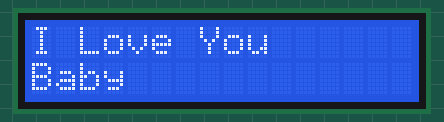
Bench run of a sketch on a simulated Arduino Uno, built with avr-gcc and run on an emulated ATmega328P. On the bench: 16×2 character LCD.

Above: at 0.1 s.
At 6.1 s:
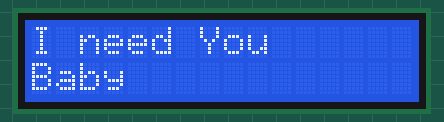
At 9.1 s:
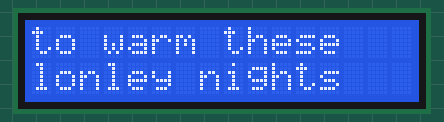
At 23.1 s:
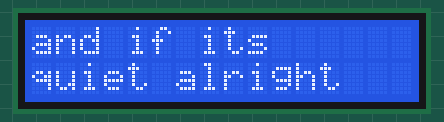
At 35.2 s:
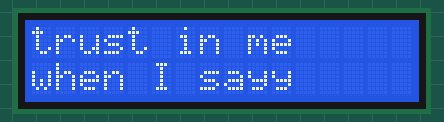

Measured:
- what the display in image 1 shows lasts 3.0 s, from 6.1 s to 9.1 s

The sketch:

LCD_Display.ino
```cpp
#include <LiquidCrystal.h>

int rs = 7;
int en = 8;
int d4 = 9;
int d5 = 10;
int d6 = 11;
int d7 = 12;


LiquidCrystal led(rs,en,d4,d5,d6,d7);

void setup() {
  // put your setup code here, to run once:
led.begin(16,2);

}

void loop() {
  // put your main code here, to run repeatedly:
led.setCursor(0,0);
led.print ("I Love You");
led.setCursor(0,1);
led.print ("Baby");
delay(3000);
led.clear();
led.setCursor(0,0);
led.print ("and if its");
led.setCursor(0,1);
led.print ("quiet alright");
delay(3000);
led.clear();
led.setCursor(0,0);
led.print ("I need You");
led.setCursor(0,1);
led.print ("Baby");
delay(3000);
led.clear();
led.setCursor(0,0);
led.print ("to warm these");
led.setCursor(0,1);
led.print ("lonley nights");
delay(3000);
led.clear();
led.setCursor(0,0);
led.print ("I Love You");
led.setCursor(0,1);
led.print ("Baby");
delay(3000);
led.clear();
led.setCursor(0,0);
led.print ("trust in me");
led.setCursor(0,1);
led.print ("when I sayy");
delay(5000);
led.clear();
}
```
